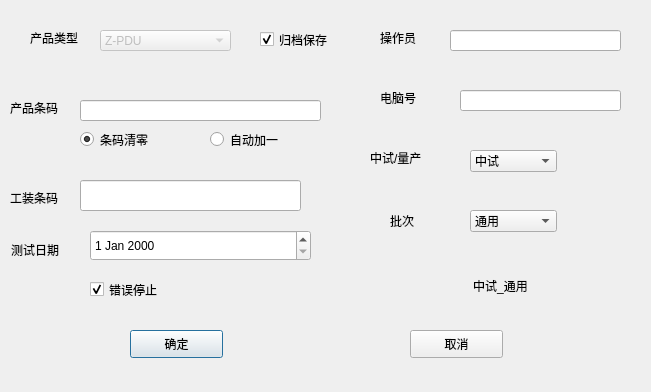
<?xml version="1.0" encoding="UTF-8"?>
<ui version="4.0">
 <class>SerialNumTestDlg</class>
 <widget class="QDialog" name="SerialNumTestDlg">
  <property name="geometry">
   <rect>
    <x>0</x>
    <y>0</y>
    <width>651</width>
    <height>392</height>
   </rect>
  </property>
  <property name="windowTitle">
   <string>Dialog</string>
  </property>
  <widget class="QLabel" name="label">
   <property name="geometry">
    <rect>
     <x>30</x>
     <y>30</y>
     <width>72</width>
     <height>15</height>
    </rect>
   </property>
   <property name="text">
    <string>产品类型</string>
   </property>
  </widget>
  <widget class="QComboBox" name="typeComboBox">
   <property name="enabled">
    <bool>false</bool>
   </property>
   <property name="geometry">
    <rect>
     <x>100</x>
     <y>30</y>
     <width>131</width>
     <height>21</height>
    </rect>
   </property>
   <item>
    <property name="text">
     <string>Z-PDU</string>
    </property>
   </item>
   <item>
    <property name="text">
     <string>M-PDU</string>
    </property>
   </item>
   <item>
    <property name="text">
     <string>IP-PDU</string>
    </property>
   </item>
   <item>
    <property name="text">
     <string>SI-PDU</string>
    </property>
   </item>
   <item>
    <property name="text">
     <string>BUSBAR</string>
    </property>
   </item>
  </widget>
  <widget class="QLabel" name="label_2">
   <property name="geometry">
    <rect>
     <x>10</x>
     <y>100</y>
     <width>72</width>
     <height>15</height>
    </rect>
   </property>
   <property name="text">
    <string>产品条码</string>
   </property>
  </widget>
  <widget class="QLineEdit" name="snLineEdit">
   <property name="geometry">
    <rect>
     <x>80</x>
     <y>100</y>
     <width>241</width>
     <height>21</height>
    </rect>
   </property>
  </widget>
  <widget class="QLineEdit" name="opLineEdit">
   <property name="geometry">
    <rect>
     <x>450</x>
     <y>30</y>
     <width>171</width>
     <height>21</height>
    </rect>
   </property>
  </widget>
  <widget class="QLabel" name="label_3">
   <property name="geometry">
    <rect>
     <x>380</x>
     <y>30</y>
     <width>72</width>
     <height>15</height>
    </rect>
   </property>
   <property name="text">
    <string>操作员</string>
   </property>
  </widget>
  <widget class="QLineEdit" name="barCodeLineEdit">
   <property name="geometry">
    <rect>
     <x>80</x>
     <y>180</y>
     <width>221</width>
     <height>31</height>
    </rect>
   </property>
  </widget>
  <widget class="QLabel" name="label_4">
   <property name="geometry">
    <rect>
     <x>10</x>
     <y>190</y>
     <width>72</width>
     <height>15</height>
    </rect>
   </property>
   <property name="text">
    <string>工装条码</string>
   </property>
  </widget>
  <widget class="QRadioButton" name="clearRadioButton">
   <property name="geometry">
    <rect>
     <x>80</x>
     <y>130</y>
     <width>115</width>
     <height>19</height>
    </rect>
   </property>
   <property name="text">
    <string>条码清零</string>
   </property>
   <property name="checked">
    <bool>true</bool>
   </property>
  </widget>
  <widget class="QRadioButton" name="addRadioButton">
   <property name="geometry">
    <rect>
     <x>210</x>
     <y>130</y>
     <width>115</width>
     <height>19</height>
    </rect>
   </property>
   <property name="text">
    <string>自动加一</string>
   </property>
  </widget>
  <widget class="QComboBox" name="purposeComboBox">
   <property name="geometry">
    <rect>
     <x>470</x>
     <y>150</y>
     <width>87</width>
     <height>22</height>
    </rect>
   </property>
   <item>
    <property name="text">
     <string>中试</string>
    </property>
   </item>
   <item>
    <property name="text">
     <string>量产</string>
    </property>
   </item>
   <item>
    <property name="text">
     <string>NPI</string>
    </property>
   </item>
  </widget>
  <widget class="QLabel" name="label_5">
   <property name="geometry">
    <rect>
     <x>370</x>
     <y>150</y>
     <width>72</width>
     <height>15</height>
    </rect>
   </property>
   <property name="text">
    <string>中试/量产</string>
   </property>
  </widget>
  <widget class="QComboBox" name="batchComboBox">
   <property name="geometry">
    <rect>
     <x>470</x>
     <y>210</y>
     <width>87</width>
     <height>22</height>
    </rect>
   </property>
   <item>
    <property name="text">
     <string>通用</string>
    </property>
   </item>
   <item>
    <property name="text">
     <string>老化前</string>
    </property>
   </item>
   <item>
    <property name="text">
     <string>老化后</string>
    </property>
   </item>
   <item>
    <property name="text">
     <string>维修</string>
    </property>
   </item>
   <item>
    <property name="text">
     <string>PQC</string>
    </property>
   </item>
   <item>
    <property name="text">
     <string>FQC</string>
    </property>
   </item>
   <item>
    <property name="text">
     <string>OQA</string>
    </property>
   </item>
  </widget>
  <widget class="QLabel" name="label_6">
   <property name="geometry">
    <rect>
     <x>390</x>
     <y>210</y>
     <width>72</width>
     <height>21</height>
    </rect>
   </property>
   <property name="text">
    <string>批次</string>
   </property>
  </widget>
  <widget class="QLabel" name="label_7">
   <property name="geometry">
    <rect>
     <x>380</x>
     <y>90</y>
     <width>72</width>
     <height>15</height>
    </rect>
   </property>
   <property name="text">
    <string>电脑号</string>
   </property>
  </widget>
  <widget class="QLineEdit" name="cnLineEdit">
   <property name="geometry">
    <rect>
     <x>460</x>
     <y>90</y>
     <width>161</width>
     <height>21</height>
    </rect>
   </property>
  </widget>
  <widget class="QLabel" name="label_8">
   <property name="geometry">
    <rect>
     <x>11</x>
     <y>240</y>
     <width>71</width>
     <height>20</height>
    </rect>
   </property>
   <property name="text">
    <string>测试日期</string>
   </property>
  </widget>
  <widget class="QDateEdit" name="dateEdit">
   <property name="geometry">
    <rect>
     <x>90</x>
     <y>230</y>
     <width>221</width>
     <height>31</height>
    </rect>
   </property>
  </widget>
  <widget class="QPushButton" name="okBtn">
   <property name="geometry">
    <rect>
     <x>130</x>
     <y>330</y>
     <width>93</width>
     <height>28</height>
    </rect>
   </property>
   <property name="text">
    <string>确定</string>
   </property>
  </widget>
  <widget class="QPushButton" name="cancelBtn">
   <property name="geometry">
    <rect>
     <x>410</x>
     <y>330</y>
     <width>93</width>
     <height>28</height>
    </rect>
   </property>
   <property name="text">
    <string>取消</string>
   </property>
  </widget>
  <widget class="QLabel" name="statusLab">
   <property name="geometry">
    <rect>
     <x>380</x>
     <y>260</y>
     <width>241</width>
     <height>51</height>
    </rect>
   </property>
   <property name="text">
    <string>中试_通用</string>
   </property>
   <property name="alignment">
    <set>Qt::AlignCenter</set>
   </property>
  </widget>
  <widget class="QCheckBox" name="errStopCheckBox">
   <property name="geometry">
    <rect>
     <x>90</x>
     <y>280</y>
     <width>111</width>
     <height>19</height>
    </rect>
   </property>
   <property name="text">
    <string>错误停止</string>
   </property>
   <property name="checked">
    <bool>true</bool>
   </property>
  </widget>
  <widget class="QCheckBox" name="saveCheckBox">
   <property name="geometry">
    <rect>
     <x>260</x>
     <y>30</y>
     <width>91</width>
     <height>19</height>
    </rect>
   </property>
   <property name="text">
    <string>归档保存</string>
   </property>
   <property name="checked">
    <bool>true</bool>
   </property>
  </widget>
 </widget>
 <resources/>
 <connections/>
</ui>
